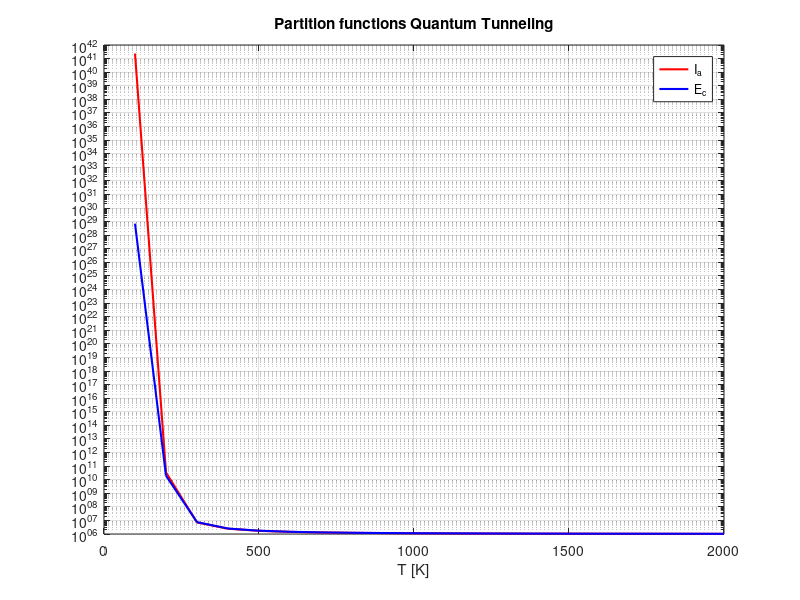

Write the MATLAB code that produced this figure.
T = [100
200
300
400
500
600
700
800
900
1000
1100
1200
1300
1400
1500
1600
1700
1800
1900
2000
];

qtunn_Ia = [2.34E+41
3.39E+10
7.08E+06
2.45E+06
1.71E+06
1.43E+06
1.30E+06
1.22E+06
1.17E+06
1.13E+06
1.11E+06
1.09E+06
1.08E+06
1.06E+06
1.06E+06
1.05E+06
1.04E+06
1.04E+06
1.03E+06
1.03E+06
];

qtunn_Ec = [7.07E+28
1.96E+10
7.46E+06
2.53E+06
1.75E+06
1.46E+06
1.31E+06
1.23E+06
1.18E+06
1.14E+06
1.12E+06
1.10E+06
1.08E+06
1.07E+06
1.06E+06
1.05E+06
1.05E+06
1.04E+06
1.04E+06
1.03E+06
];


figure;
semilogy(T, qtunn_Ia, 'LineWidth', 1.5, 'color', 'r');
hold on;
semilogy(T, qtunn_Ec, 'LineWidth', 1.5, 'color', 'b');
grid on;
xlabel('T [K]');
legend('I_a', 'E_c');
title('Partition functions Quantum Tunneling');




